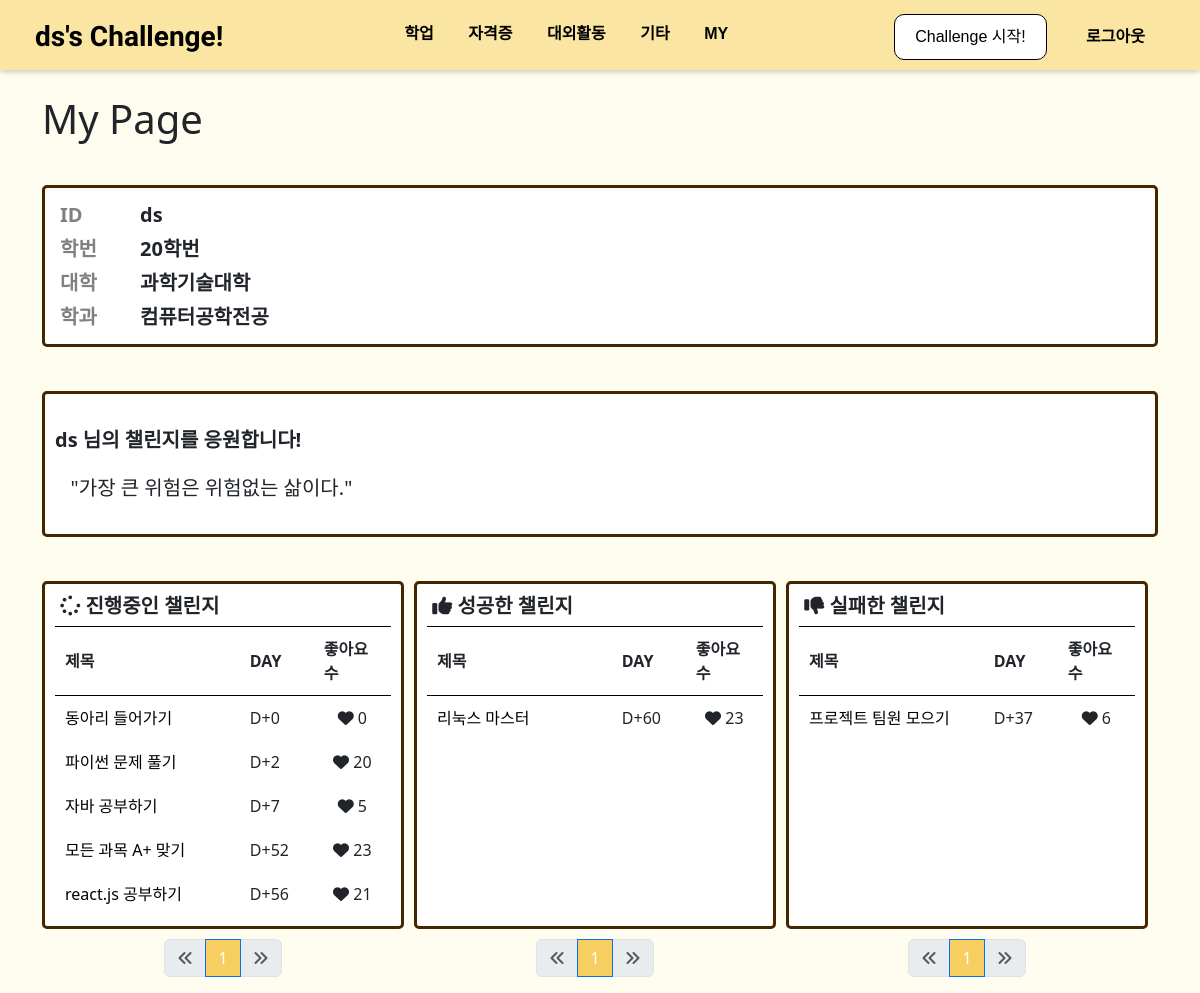
/auth/ds/, run on the app's committed database.
### board/models.py (models this page shows, shortened)
class User(AbstractUser):
    number = models.ForeignKey(Number, on_delete=models.SET_NULL, null=True)
    college = models.ForeignKey(College, on_delete=models.SET_NULL, null=True)
    major = models.ForeignKey(Major, on_delete=models.SET_NULL, null=True, blank=True)

class Category(models.Model):
    name = models.CharField(max_length=20)
    slug = models.SlugField(max_length=50, unique=True, allow_unicode=True)
    def __str__(self):
        return self.name
    def get_absolute_url(self):
        return f'/board/{self.slug}'
    class Meta:
        verbose_name_plural = 'Categories'

class Number(models.Model):
    number = models.CharField(max_length=20)
    def __str__(self):
        return self.number

class College(models.Model):
    name = models.CharField(max_length=30)
    slug = models.SlugField(max_length=50, unique=True, allow_unicode=True)
    def __str__(self):
        return self.name

class Major(models.Model):
    name = models.CharField(max_length=30)
    slug = models.SlugField(max_length=50, unique=True, allow_unicode=True)
    college = models.ForeignKey(College, on_delete=models.CASCADE)
    def __str__(self):
        return self.name

class Challenge(models.Model):
    title = models.CharField(max_length=100)
    memo = MarkdownxField()
    start_date = models.DateField(auto_now_add=True)
    end_date = models.DateField(blank=True, null=True)
    user = models.ForeignKey(User, on_delete=models.CASCADE)
    STATUS_CHOICES = (("0", "진행중"), ("1", "성공"), ("2", "실패"))
    status = models.CharField(max_length=5, choices=STATUS_CHOICES, default=0)
    category = models.ForeignKey(Category, on_delete=models.SET_NULL, null=True)
    like_users = models.ManyToManyField(User, blank=True, related_name='like_challenge')
    def __str__(self):
        return f'{self.title}'
    def get_absolute_url(self):
        return f'/board/{self.pk}/'
    def get_day(self):
        if (self.status=="0"):
            day = date.today()-self.start_date
        else:
            day = self.end_date-self.start_date
        return day.days + 1

### mypage/models.py (models this page shows)
class LifeQuotes(models.Model):
    sentence = models.CharField(max_length=300)

### mypage/views.py (the view)
# urls.py: path('<str:username>/', views.user_detail, name='detail')
def user_detail(request, username):
    user = User.objects.get(username=username)
    challenge_keep_list = Challenge.objects.filter(user=user).filter(status="0").order_by('-pk')
    challenge_success_list = Challenge.objects.filter(user=user).filter(status="1").order_by('-pk')
    challenge_failure_list = Challenge.objects.filter(user=user).filter(status="2").order_by('-pk')
    random_quote = LifeQuotes.objects.order_by('?').first()
    page = request.GET.get("page", "1")
    paginator_keep = Paginator(challenge_keep_list, 5)
    paginator_success = Paginator(challenge_success_list, 5)
    paginator_failure = Paginator(challenge_failure_list, 5)
    page_keep = paginator_keep.get_page(page)
    page_success = paginator_success.get_page(page)
    page_failure = paginator_failure.get_page(page)
    return render(request, 'mypage/my_detail.html', {
        'challenge_keep_list': page_keep,
        'challenge_success_list': page_success,
        'challenge_failure_list': page_failure,
        'user':user,
        'categories': Category.objects.all(),
        'life_quotes': random_quote
    })

### mypage/templates/mypage/my_detail.html (shortened to what this page needs)
<!DOCTYPE html>
{% load static %}
<html lang="ko">
<head>
    <link href="{% static 'board/css/topmenu.css' %}" rel="stylesheet" type="text/css" media="screen">
    <link href="{% static 'board/bootstrap/bootstrap.min.css' %}" rel="stylesheet" type="text/css" media="screen">
</head>
<body>
{% include 'board/menubar.html' %}<br>
    <div class="container">
        <h1>My Page</h1><br>
        <div class="rounded-box">
                <h3 class="info-title">ID</h3><h3 class="info-info">{{user.username}}</h3>
                <br>
                <h3 class="info-title">학번</h3><h3 class="info-info">{{user.number}}</h3>
                <br>
                <h3 class="info-title">대학</h3><h3 class="info-info">{{user.college}}</h3>
                <br>
                {% if user.major %}
                <h3 class="info-title">학과</h3><h3 class="info-info">{{user.major}}</h3>
                {% else %}
                <h3 class="info-title">학과</h3><h3 class="info-info">-</h3>
                {% endif %}
        </div><br>
        <h4 class="rounded-box" style="font-size: 20px;"><br> <b>{{user.username}} 님의 챌린지를 응원합니다!</b><br><br>&nbsp;&nbsp; {{life_quotes.sentence}}<br><br></h4><br>
        <div style="display: flex; justify-content: space-between;">
            <div style="flex:1; margin-right:10px; border-radius: 5px;" class="rounded-box">
                <h3 style="font-size: 20px; font-weight: bold;">&nbsp;<i class="fa-solid fa-spinner"></i>&nbsp;진행중인 챌린지</h3>
                <table>
                    <thead>
                        <tr><th>제목</th><th>DAY</th><th>좋아요 수</th></tr>
                    </thead>
                    <tbody>
                        {% for l in challenge_keep_list %}
                        <tr>
                            <td><a href={{l.get_absolute_url}}>{{l}}</a></td>
                            <td>D&plus;{{l.get_day}}</td>
                            <td class="my_like"> <i class="fa-solid fa-heart fg-danger"></i>&nbsp;{{l.like_users.count}}</td>
                        </tr>
                        {% endfor %}
                    </tbody>
                </table>
            </div>
            <div style="flex:1; margin-right:10px;" class="rounded-box">
                <h3 style="font-size: 20px; font-weight: bold;">&nbsp;<i class="fa-solid fa-thumbs-up"></i>&nbsp;성공한 챌린지</h3>
                <table>
                    <thead>
                        <tr><th>제목</th><th>DAY</th><th>좋아요 수</th></tr>
                    </thead>
                    <tbody>
                        {% for l in challenge_success_list %}
                        <tr>
                            <td><a href={{l.get_absolute_url}}>{{l}}</a></td>
                            <td>D&plus;{{l.get_day}}</td>
                            <td class="my_like"> <i class="fa-solid fa-heart fg-danger"></i>&nbsp;{{l.like_users.count}}</td>
                        </tr>
                        {% endfor %}
                    </tbody>
                </table>
            </div>
            <div style="flex:1; margin-right:10px;" class="rounded-box">
                <h3 style="font-size: 20px; font-weight: bold;">&nbsp;<i class="fa-solid fa-thumbs-down"></i>&nbsp;실패한 챌린지</h3>
                <table>
                    <thead>
                        <tr><th>제목</th><th>DAY</th><th>좋아요 수</th></tr>
                    </thead>
                    <tbody>
                        {% for l in challenge_failure_list %}
                        <tr>
                            <td><a href={{l.get_absolute_url}}>{{l}}</a></td>
                            <td>D&plus;{{l.get_day}}</td>
                            <td class="my_like"> <i class="fa-solid fa-heart fg-danger"></i>&nbsp;{{l.like_users.count}}</td>
                        </tr>
                        {% endfor %}
                    </tbody>
                </table>
            </div>
        </div>
        <div style="display: flex; justify-content: space-between;">
            <div style="flex:1; margin-right:10px;">
                {% include 'board/pagination_keep.html' %}
            </div>
            <div style="flex:1; margin-right:10px;">
                {% include 'board/pagination_success.html' %}
            </div>
            <div style="flex:1; margin-right:10px;">
                {% include 'mypage/pagination_failure.html' %}
            </div>
        </div>
    </div>
</body>
</html>

### board/templates/board/menubar.html (shortened to what this page needs)
<div class="fixed-top" id="top-menu" style="background-color:#FBE5A3;">
    <div id="menubar-left">
        {% if user.is_authenticated %}
        <a class="navbar-brand" href="{% url 'user:main' %}"><b style="font-family: 'Racing Sans One', cursive; font-size: 28px;">{{user.username}}'s Challenge!</b></a>
        {% else %}
        <a class="navbar-brand" href="{% url 'user:main' %}"><b style="font-family: 'Racing Sans One', cursive; font-size: 28px;">Challenge!</b></a>
        {% endif %}
    </div>
    <div id="menubar-center">
        {% for c in categories %}
        <a href={{c.get_absolute_url}}>{{c}}</a>
        {% endfor %}
        <a href="#" onclick="checkMY()">MY</a>
    </div>
    <div id="menubar-right">
        <div class="button-container">
            <button class="start_button" type="button" onclick="checkStart()">Challenge 시작!</button>
        </div>
        {% if user.is_authenticated %}
        <a href="{% url 'user:logout' %}" class="top-login-button">로그아웃</a>
        {% else %}
        <a href="{% url 'user:login' %}" class="top-login-button">로그인</a>
        {% endif %}
    </div>
</div>
<div style="padding-top:71px"></div>

### board/static/board/css/topmenu.css (style rules this page uses)
#top-menu { font-family: Arial, sans-serif; margin: 0; padding: 0; background-color: #FBE5A3; color: black; font-weight: bold; display: flex; justify-content: space-between; padding: 10px 20px; box-shadow: 0px 2px 5px rgba(0, 0, 0, 0.2); }
#menubar-left { padding-top: 6px; font-size:22px; }
#menubar-center { padding-top: 12px; }
#top-menu a { text-decoration: none; margin: 0 15px; }
#top-menu a:link, a:visited { color: inherit; }
#menubar-right { padding-top: 4px; }
.button-container { display: inline-block; }
.start_button { background: white; color: black; border: 1px solid black; padding: 10px 20px; border-radius: 10px; cursor: pointer; }
.top-login-button { padding: 10px 20px; cursor: pointer; }

### mypage/templates/mypage/my_detail.html (style rules this page uses)
body { background-color: #FFFDF0; }
.rounded-box { border: 3px solid #422700; border-radius: 5px; padding: 10px; margin: 10px 0; background-color: #ffffff; }
th:first-child, td:first-child { width: 55%; }
th:nth-child(2), td:nth-child(2) { width: 22%; }
th:nth-child(3), td:nth-child(3) { width: 23%; }
td, th { text-align: left; padding: 10px; height: 20px; }
td.my_like { text-align: center; }
table thead { height: 30px; vertical-align: center; border-top: 1px solid black; border-bottom: 1px solid black; }
td a { color: black; text-decoration: none; }
.info-title { display: inline-block; width: 70px; margin: 0px; margin: 5px; color: grey; font-size: 20px; font-weight: bold; }
.info-info { display: inline-block; width: 500px; margin: 0px 5px; font-size: 20px; font-weight: bold; }

### data on the page
User: username "ds", number "20학번", college "과학기술대학", major "컴퓨터공학전공"
Category: name "학업"
Category: name "자격증"
Category: name "대외활동"
Category: name "기타"
LifeQuotes: sentence "\"가장 큰 위험은 위험없는 삶이다.\""
Challenge: title "동아리 들어가기", get_day "0", like_users.count "0"
Challenge: title "파이썬 문제 풀기", get_day "2", like_users.count "20"
Challenge: title "자바 공부하기", get_day "7", like_users.count "5"
Challenge: title "모든 과목 A+ 맞기", get_day "52", like_users.count "23"
Challenge: title "react.js 공부하기", get_day "56", like_users.count "21"
Challenge: title "리눅스 마스터", get_day "60", like_users.count "23"
Challenge: title "프로젝트 팀원 모으기", get_day "37", like_users.count "6"

### other printed values
{{ page_number }} "1"
